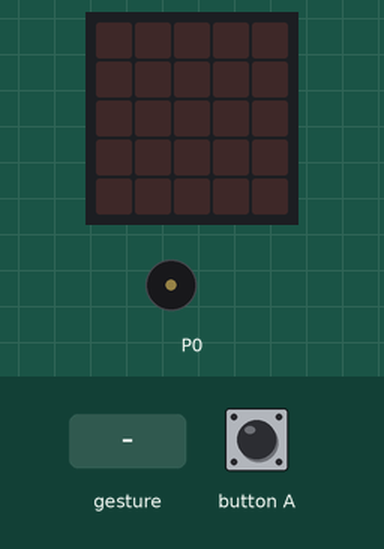
This program was run on a simulated BBC micro:bit (MakeCode). Shown: the board's 5×5 LED display, buzzer (waves = sounding). Inputs (shaded band) come from the test bench. Random numbers come from a fixed seed; a tilt is held for 1.5 s and a shake lasts 1 s, then the board lies face up again.

Above: at 1.2 s.
1.3 s: button A pressed for 0.15 s
At 3.1 s:
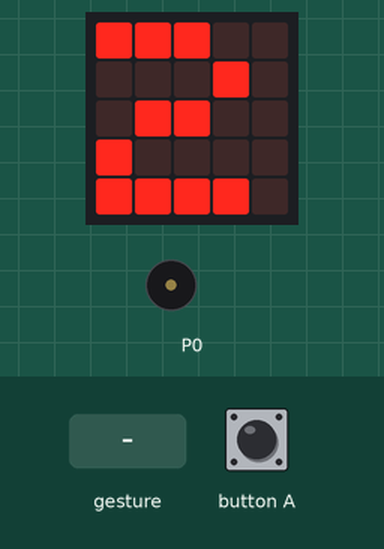
3.4 s: gesture 'shake'
At 5.3 s:
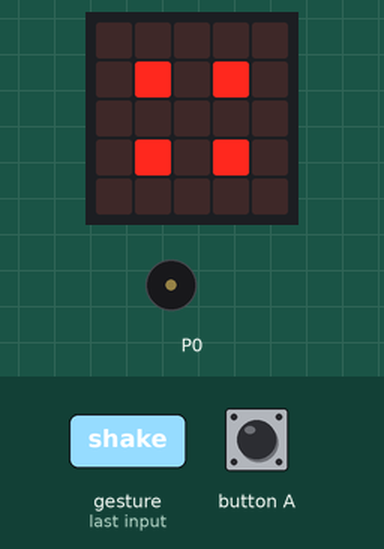
5.6 s: gesture 'shake'
At 7.1 s:
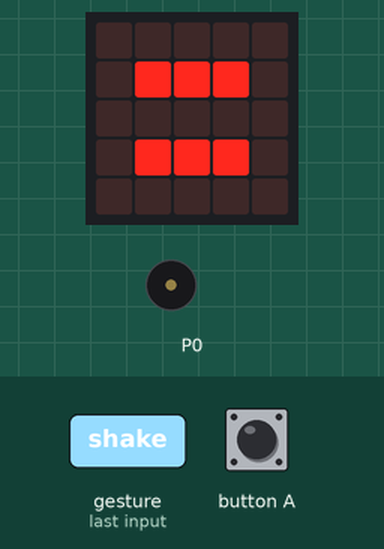
7.8 s: button A pressed for 0.15 s
At 8.3 s:
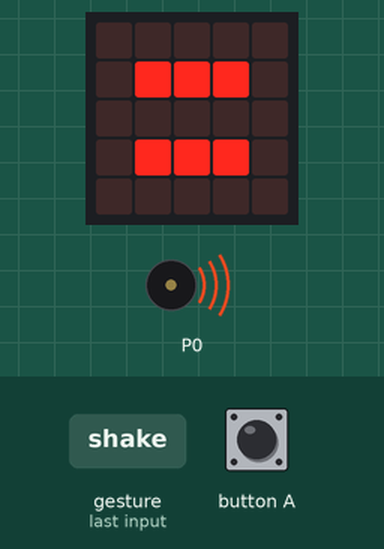
9.9 s: gesture 'shake'
At 11.6 s:
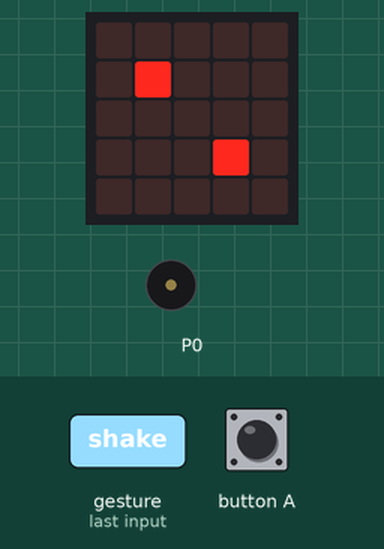
12.1 s: button A pressed for 0.15 s
At 12.6 s:
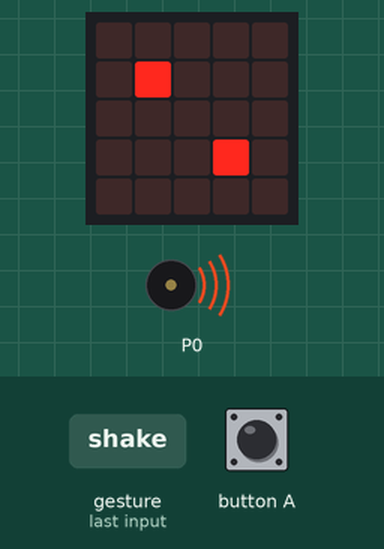
Timing chart, 0 to 15.1 s (numbered marks = the images above; inputs shaded):
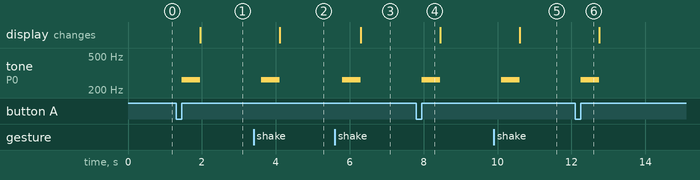

The program:

main.ts
```typescript
let dice = 0
input.onButtonPressed(Button.A, function () {
    dice = randint(1, 6)
    music.playTone(262, music.beat(BeatFraction.Whole))
    basic.showNumber(dice)
})
input.onGesture(Gesture.Shake, function () {
    dice = randint(0, 6)
    music.playTone(262, music.beat(BeatFraction.Whole))
    if (dice == 1) {
        basic.showLeds(`
            . . . . .
            . . . . .
            . . # . .
            . . . . .
            . . . . .
            `)
    } else if (dice == 2) {
        basic.showLeds(`
            . . . . .
            . # . . .
            . . . . .
            . . . # .
            . . . . .
            `)
    } else if (dice == 5) {
        basic.showLeds(`
            . . . . .
            . # . . .
            . . # . .
            . . . # .
            . . . . .
            `)
    } else if (dice == 4) {
        basic.showLeds(`
            . . . . .
            . # . # .
            . . . . .
            . # . # .
            . . . . .
            `)
    } else if (dice == 5) {
        basic.showLeds(`
            . . . . .
            . # . # .
            . . # . .
            . # . # .
            . . . . .
            `)
    } else {
        basic.showLeds(`
            . . . . .
            . # # # .
            . . . . .
            . # # # .
            . . . . .
            `)
    }
})
basic.forever(function () {
    music.setVolume(49)
})
```

test.ts
```typescript
// test ender her, dette bliver ikke kompileret, når denne pakke bruges som en udvidelse.
```

Measured:
- after the input at 1.3 s, tone on P0: silent → 262 Hz after 0.15 s, → silent 0.50 s later; the display: changes after 0.66 s (image 1)
- after the input at 3.4 s, tone on P0: silent → 262 Hz after 0.20 s, → silent 0.50 s later; the display: changes after 0.71 s (image 2)
- after the input at 5.6 s, tone on P0: silent → 262 Hz after 0.20 s, → silent 0.50 s later; the display: changes after 0.71 s (image 3)
- after the input at 7.8 s, tone on P0: silent → 262 Hz after 0.15 s, → silent 0.50 s later
- after the input at 9.9 s, tone on P0: silent → 262 Hz after 0.20 s, → silent 0.50 s later; the display: changes after 0.71 s (image 5)
- after the input at 12.1 s, tone on P0: silent → 262 Hz after 0.15 s, → silent 0.50 s later
